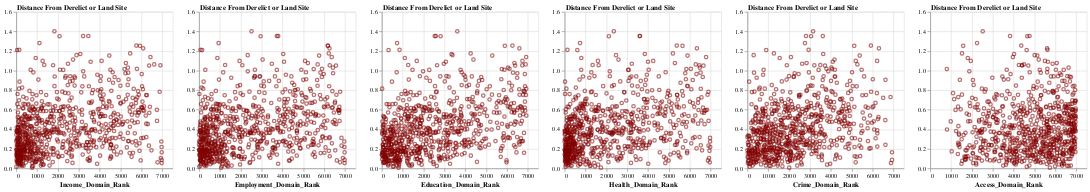

Notebook code for this chart:
### Code cell
charts = []
for variable in feature_vars:
    chart = alt.Chart(data).mark_point(color='rgba(128,0,0,.8)').encode(
        x=alt.X(f'{variable}:Q').axis(format='0.0f').title(variable).scale(domain=[0, 7500]),
        y=alt.Y('dist_km:Q').scale(zero=False, padding=40).title('Distance From Derelict or Land Site').scale(domain=[0, 1.6]).axis(
            titleAngle=0, titleY=-2, titleAlign='left', titleX=1
        ),
    ).properties(width=250, height=250)
    charts.append(chart)

# horizontal concatenation of all charts
alt.hconcat(*charts)

### Figure 1 — Vega-Lite specification as saved in the notebook (floating-point values rounded to 4 significant figures; data arrays with more than 128 entries replaced by an {"elided": "..."} marker saying what was removed)
{"config": {"view": {"continuousWidth": 300, "continuousHeight": 300}}, "hconcat": [{"mark": {"type": "point", "color": "rgba(128,0,0,.8)"}, "encoding": {"x": {"axis": {"format": "0.0f"}, "field": "Income_Domain_Rank", "scale": {"domain": [0, 7500]}, "title": "Income_Domain_Rank", "type": "quantitative"}, "y": {"axis": {"titleAngle": 0, "titleY": -2, "titleAlign": "left", "titleX": 1}, "field": "dist_km", "scale": {"domain": [0, 1.6]}, "title": "Distance From Derelict or Land Site", "type": "quantitative"}}, "height": 250, "width": 250}, {"mark": {"type": "point", "color": "rgba(128,0,0,.8)"}, "encoding": {"x": {"axis": {"format": "0.0f"}, "field": "Employment_Domain_Rank", "scale": {"domain": [0, 7500]}, "title": "Employment_Domain_Rank", "type": "quantitative"}, "y": {"axis": {"titleAngle": 0, "titleY": -2, "titleAlign": "left", "titleX": 1}, "field": "dist_km", "scale": {"domain": [0, 1.6]}, "title": "Distance From Derelict or Land Site", "type": "quantitative"}}, "height": 250, "width": 250}, {"mark": {"type": "point", "color": "rgba(128,0,0,.8)"}, "encoding": {"x": {"axis": {"format": "0.0f"}, "field": "Education_Domain_Rank", "scale": {"domain": [0, 7500]}, "title": "Education_Domain_Rank", "type": "quantitative"}, "y": {"axis": {"titleAngle": 0, "titleY": -2, "titleAlign": "left", "titleX": 1}, "field": "dist_km", "scale": {"domain": [0, 1.6]}, "title": "Distance From Derelict or Land Site", "type": "quantitative"}}, "height": 250, "width": 250}, {"mark": {"type": "point", "color": "rgba(128,0,0,.8)"}, "encoding": {"x": {"axis": {"format": "0.0f"}, "field": "Health_Domain_Rank", "scale": {"domain": [0, 7500]}, "title": "Health_Domain_Rank", "type": "quantitative"}, "y": {"axis": {"titleAngle": 0, "titleY": -2, "titleAlign": "left", "titleX": 1}, "field": "dist_km", "scale": {"domain": [0, 1.6]}, "title": "Distance From Derelict or Land Site", "type": "quantitative"}}, "height": 250, "width": 250}, {"mark": {"type": "point", "color": "rgba(128,0,0,.8)"}, "encoding": {"x": {"axis": {"format": "0.0f"}, "field": "Crime_Domain_Rank", "scale": {"domain": [0, 7500]}, "title": "Crime_Domain_Rank", "type": "quantitative"}, "y": {"axis": {"titleAngle": 0, "titleY": -2, "titleAlign": "left", "titleX": 1}, "field": "dist_km", "scale": {"domain": [0, 1.6]}, "title": "Distance From Derelict or Land Site", "type": "quantitative"}}, "height": 250, "width": 250}, {"mark": {"type": "point", "color": "rgba(128,0,0,.8)"}, "encoding": {"x": {"axis": {"format": "0.0f"}, "field": "Access_Domain_Rank", "scale": {"domain": [0, 7500]}, "title": "Access_Domain_Rank", "type": "quantitative"}, "y": {"axis": {"titleAngle": 0, "titleY": -2, "titleAlign": "left", "titleX": 1}, "field": "dist_km", "scale": {"domain": [0, 1.6]}, "title": "Distance From Derelict or Land Site", "type": "quantitative"}}, "height": 250, "width": 250}], "data": {"name": "data-95cf0def89a30613275b5b890aece6ff"}, "$schema": "https://vega.github.io/schema/vega-lite/v5.20.1.json", "datasets": {"data-95cf0def89a30613275b5b890aece6ff": {"elided": "746 records"}}}
